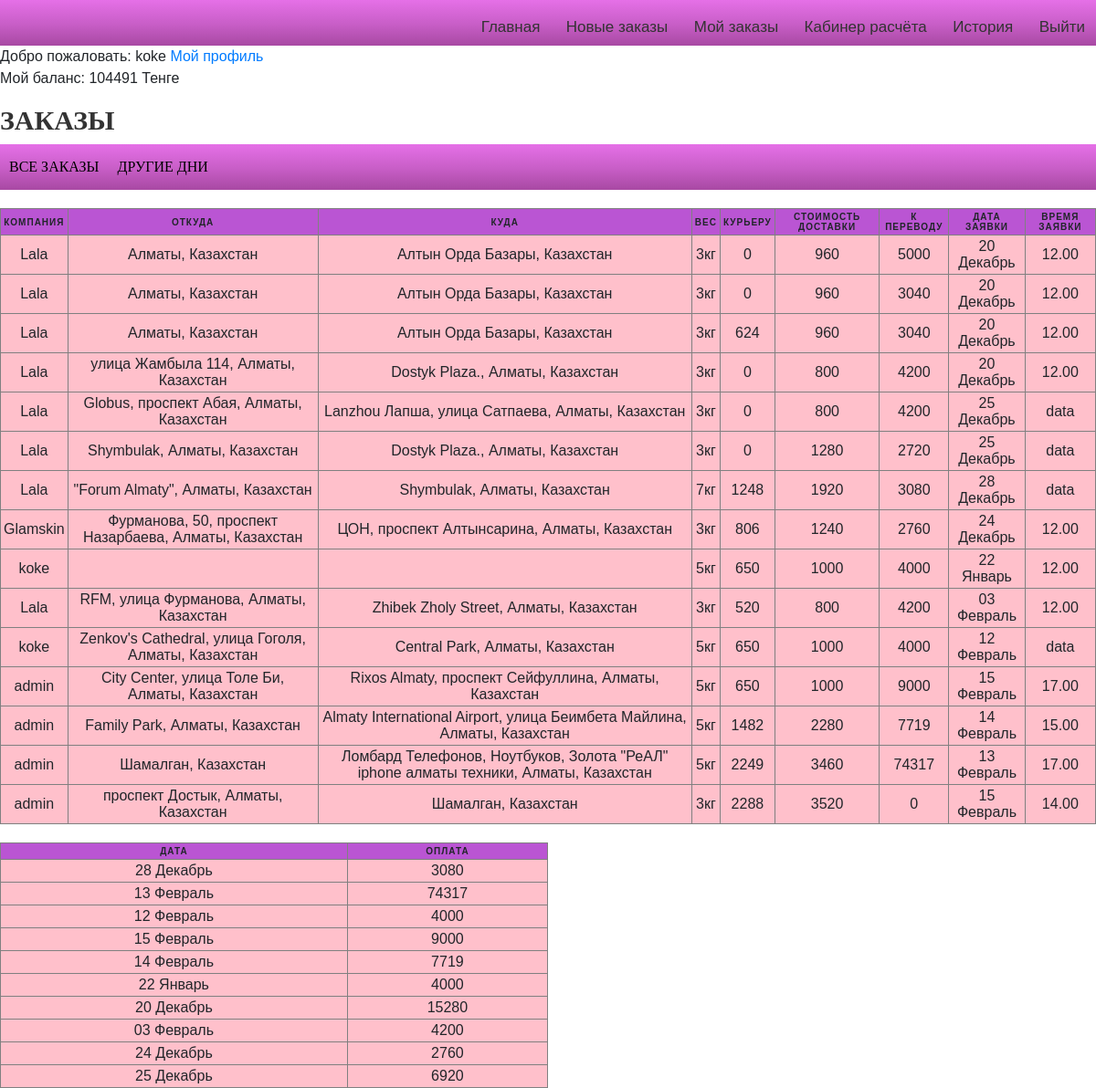
The page /curiers/private_curier_raschet/all (signed in) on the database its author committed.
### curier/models.py (models this page shows)
class Curier(models.Model):
	user = models.OneToOneField(settings.AUTH_USER_MODEL, on_delete=models.CASCADE,related_name="mycurier")
	date_of_birth=models.DateField(blank=True, null=True)
	photo =models.ImageField(upload_to='curiers/%y/%m/%d', blank=True)
	experience=models.IntegerField(blank=True, null=True)
	phone = models.IntegerField(null=False, blank=False)
	is_available=models.BooleanField(default=False)
	balance = models.DecimalField(decimal_places=0,max_digits=1000,default=0)

### Lallog/models.py (models this page shows, shortened)
class TestOrder(models.Model):
	client=models.ForeignKey(settings.AUTH_USER_MODEL,on_delete=models.CASCADE)
	marshrut=models.CharField(max_length=200)
	ves=models.DecimalField(decimal_places=0,max_digits=1000,default=10)
	from_address=models.CharField(max_length=200)
	from_phone=models.CharField(max_length=200)
	from_comment=models.CharField(max_length=200)
	to=models.CharField(max_length=200)
	to_phone=models.CharField(max_length=200)
	to_date=models.CharField(max_length=200)
	to_date_until=models.CharField(max_length=200)
	to_comment=models.CharField(max_length=200)
	distance=models.DecimalField(decimal_places=0,max_digits=1000,default=10)
	itog=models.DecimalField(decimal_places=0,max_digits=1000,default=10)
	curier = models.ForeignKey(Curier,on_delete=models.CASCADE,default=None,related_name="choiced_curier",blank=True,null=True)
	nal=models.DecimalField(decimal_places=0,max_digits=1000,default=0)
	raschet=models.DecimalField(decimal_places=0,max_digits=1000,default=0)
	status = models.CharField(max_length=200,default="Ожидание")
	curier_money = models.DecimalField(decimal_places=0,max_digits=1000,default=0)
	__original_curier = None
	def __init__(self,*args,**kwargs):
		print("Object was created")
		super(TestOrder,self).__init__(*args,**kwargs)
		self.__origin_curier = self.curier

### curier/views.py (the view)
# urls.py: path("private_curier_raschet/<str:day>",views.rashet_view,name="curier_rashet"),
def rashet_view(request,day):
	curier = request.user.mycurier
	orders_completed=None
	alldaysorders=curier.choiced_curier.all().filter(status="Доставлен")
	if day=="all":
	    orders_completed = curier.choiced_curier.all().filter(status="Доставлен")
	else:
	    orders_completed = curier.choiced_curier.all().filter(status="Доставлен",to_date=day)
	mydata = list(orders_completed.values_list("to_date"))
	mydata1 = list(alldaysorders.values_list("to_date"))
	alldays=[]
	for i in mydata1:
	    alldays.append(i[0])
	alldays = set(alldays)
	days=[]
	for i in mydata:
	    days.append(i[0])
	days=set(days)
	analyze=[]
	for i in days:
	    order = orders_completed.filter(to_date=i)
	    sumi=0
	    for j in order:
	        sumi+=j.raschet
	    temp={
	    "day":i,
	    "sum":int(sumi)
	    }
	    analyze.append(temp)
	print(analyze)
	ctx={
		"orders_completed":orders_completed,
		"analyze":analyze,
		"alldays":alldays,
	}
	return render(request,"curiers/raschet.html",context=ctx)

### curier/templates/curiers/raschet.html (shortened to what this page needs)
{%extends 'curiers/base_curier.html' %} {%load static%} {%block title%} Личный кабиент Курьера 2{%endblock%} {%block content%}
<a href="{% url 'edit'%}">Мой профиль</a>
<p>Мой баланс: {{request.user.mycurier.balance}} Тенге</p>
<h2>Заказы</h2>
<nav class="raschet_kur" >
<ul >
    <li ><a href="{% url 'curier_rashet' day='all'%}">Все заказы</a></li>
    <li><a href="#">Другие дни</a>
    </li>
</ul>
</nav>
<div class="spisok">
<table  border="1" id="table_empty">
    <thead >
        <tr style="background-color: #BA55D3">
            <th>Компания</th>
            <th>Откуда</th>
            <th>Куда</th>
            <th>Вес</th>
            <th>Курьеру</th>
            <th>Стоимость доставки</th>
            <th>К переводу</th>
            <th>Дата заявки</th>
            <th>Время заявки</th>
        </tr>
    </thead>
    {%for i in orders_completed%}
    <tr >
        <td data-label="Компания">{{i.client}}</td>
        <td data-label="Откуда">{{i.from_address}}</td>
        <td data-label="Куда">{{i.to}}</td>
        <td data-label="Вес">{{i.ves}}кг</td>
        <td data-label="Курьеру">{{i.curier_money}}</td>
        <td data-label="Доставка">{{i.itog}}</td>
        <td data-label="К переводу">{{i.raschet}}</td>
        <td data-label="Дата">{{i.to_date}}</td>
        <td data-label="Ограничения">{{i.to_date_until}}</td>
    </tr>
    {%endfor%}
</table>
</div>
<div class="go_go_raschet">
<table  class="go_go" style="max-width: 600px; "  border="1" id="table_empty">
    <thead>
    <tr style="background-color: #BA55D3">
        <th>Дата</th>
        <th>Оплата</th>
    </tr>
    </thead>
    {%for i in analyze%}
    <tr style="">
        <td data-label="Дата">{{i.day}}</td>
        <td data-label="Оплата">{{i.sum}}</td>
    </tr>
    {%endfor%}
</table>
</div>
{%endblock content%}

### curier/templates/curiers/base_curier.html (shortened to what this page needs)
{% load static %}
<html lang="en">
<head>
    <link rel="stylesheet" href="https://use.fontawesome.com/releases/v5.8.2/css/all.css">
    <link rel="stylesheet" href="https://stackpath.bootstrapcdn.com/bootstrap/4.3.1/css/bootstrap.min.css">
    <link href="{% static 'css/style.css' %}" rel="stylesheet" />
</head>
<body>
    <div class="menu">
        <div class="links">
            {%if user.is_authenticated%}
            <a class="menu-item" href="{% url 'Home' %}">Главная</a>
            <a class="menu-item" href="{% url 'private_сurier2' %}">Новые заказы</a>
            <a class="menu-item" href="{% url 'private_сurier' %}">Мой заказы</a>
            <a class="menu-item" href="{% url 'curier_rashet' day='all'%}">Кабинер расчёта</a>
            <a class="menu-item" href="{% url 'curier_history' %}">История</a>
            <a class="menu-item" href="{% url 'user_logout' %}">Выйти</a> {%else%}
            <a class="menu-item" href="{% url 'user_login' %}">Авторизация</a> {%endif%}
        </div>
    </div>
    {%if user.is_authenticated%} Добро пожаловать: {{ user.username}} {%endif%} {%block content%} {%endblock content%}
</body>
</html>

### Lallog/static/css/style.css (style rules this page uses)
* { padding: 0; margin: 0; }
div { box-sizing: border-box; }
.raschet_kur { width: 100%; margin: 0 auto; }
.raschet_kur:before { content: ''; display: block; height: 50px; width: 100%; background: #e570e7; background: -moz-linear-gradient(top, #e570e7 0%, #c85ec7 53%, #a849a3 100%); background: -webkit-linear-gradient(top, #e570e7 0%,#c85ec7 53%,#a849a3 100%); background: linear-gradient(to bottom, #e570e7 0%,#c85ec7 53%,#a849a3 100%); filter: progid:DXImageTransform.Microsoft.gradient( startColorstr='#e570e7', endColorstr='#a849a3',GradientType=0 ); position: absolute; left:0; z-index: -1; }
.raschet_kur ul { margin: 0; padding: 0; list-style: none; height: 50px; }
.raschet_kur > ul { display: flex; justify-content: left; }
.raschet_kur ul li a { font-family: "Open+Sans"; color: black; display: block; height: 50px; padding: 0 10px; text-transform: uppercase; text-decoration: none; line-height: 50px; }
.spisok { margin-top: 20px; }
.go_go_raschet { margin-top: 20px; }
#table_empty { background-color: #FFC0CB; }
table { width: 100%; margin:0; padding:0; border-collapse: collapse; border-spacing: 0; }
table tr { padding: 3px; }
table th, table td { padding: 3px; text-align: center; }
table th { text-transform: uppercase; font-size: 10px; letter-spacing: 1px; }
body { font-family: sans-serif; }
.menu { text-align: right; background: #e570e7; background: -moz-linear-gradient(top, #e570e7 0%, #c85ec7 53%, #a849a3 100%); background: -webkit-linear-gradient(top, #e570e7 0%,#c85ec7 53%,#a849a3 100%); background: linear-gradient(to bottom, #e570e7 0%,#c85ec7 53%,#a849a3 100%); filter: progid:DXImageTransform.Microsoft.gradient( startColorstr='#e570e7', endColorstr='#a849a3',GradientType=0 ); height: 50px; }
.menu-item { display: inline-block; color:#333; font-size: 17px; line-height: 30px; padding: 15px 12px; text-decoration: none; }
h2 { color: #333333; font-family: "Open+Sans"; font-size: 30px; font-weight: 700; text-transform: uppercase; margin-top: 10px; }

### rows shown on the page
TestOrder: client "Lala", from_address "Алматы, Казахстан", to "Алтын Орда Базары, Казахстан", ves "3", curier_money "0", itog "960", raschet "5000", to_date "20 Декабрь", to_date_until "12.00"
TestOrder: client "Lala", from_address "Алматы, Казахстан", to "Алтын Орда Базары, Казахстан", ves "3", curier_money "0", itog "960", raschet "3040", to_date "20 Декабрь", to_date_until "12.00"
TestOrder: client "Lala", from_address "Алматы, Казахстан", to "Алтын Орда Базары, Казахстан", ves "3", curier_money "624", itog "960", raschet "3040", to_date "20 Декабрь", to_date_until "12.00"
TestOrder: client "Lala", from_address "улица Жамбыла 114, Алматы, Казахстан", to "Dostyk Plaza., Алматы, Казахстан", ves "3", curier_money "0", itog "800", raschet "4200", to_date "20 Декабрь", to_date_until "12.00"
TestOrder: client "Lala", from_address "Globus, проспект Абая, Алматы, Казахстан", to "Lanzhou Лапша, улица Сатпаева, Алматы, Казахстан", ves "3", curier_money "0", itog "800", raschet "4200", to_date "25 Декабрь", to_date_until "data"
TestOrder: client "Lala", from_address "Shymbulak, Алматы, Казахстан", to "Dostyk Plaza., Алматы, Казахстан", ves "3", curier_money "0", itog "1280", raschet "2720", to_date "25 Декабрь", to_date_until "data"
TestOrder: client "Lala", from_address "\"Forum Almaty\", Алматы, Казахстан", to "Shymbulak, Алматы, Казахстан", ves "7", curier_money "1248", itog "1920", raschet "3080", to_date "28 Декабрь", to_date_until "data", day "28 Декабрь", sum "3080"
TestOrder: client "Glamskin", from_address "Фурманова, 50, проспект Назарбаева, Алматы, Казахстан", to "ЦОН, проспект Алтынсарина, Алматы, Казахстан", ves "3", curier_money "806", itog "1240", raschet "2760", to_date "24 Декабрь", to_date_until "12.00", day "24 Декабрь", sum "2760"
TestOrder: client "koke", ves "5", curier_money "650", itog "1000", raschet "4000", to_date "22 Январь", to_date_until "12.00", day "22 Январь", sum "4000"
TestOrder: client "Lala", from_address "RFM, улица Фурманова, Алматы, Казахстан", to "Zhibek Zholy Street, Алматы, Казахстан", ves "3", curier_money "520", itog "800", raschet "4200", to_date "03 Февраль", to_date_until "12.00", day "03 Февраль", sum "4200"
TestOrder: client "koke", from_address "Zenkov's Cathedral, улица Гоголя, Алматы, Казахстан", to "Central Park, Алматы, Казахстан", ves "5", curier_money "650", itog "1000", raschet "4000", to_date "12 Февраль", to_date_until "data", day "12 Февраль", sum "4000"
TestOrder: client "admin", from_address "City Center, улица Толе Би, Алматы, Казахстан", to "Rixos Almaty, проспект Сейфуллина, Алматы, Казахстан", ves "5", curier_money "650", itog "1000", raschet "9000", to_date "15 Февраль", to_date_until "17.00", day "15 Февраль", sum "9000"
TestOrder: client "admin", from_address "Family Park, Алматы, Казахстан", to "Almaty International Airport, улица Беимбета Майлина, Алматы, Казахстан", ves "5", curier_money "1482", itog "2280", raschet "7719", to_date "14 Февраль", to_date_until "15.00", day "14 Февраль", sum "7719"
TestOrder: client "admin", from_address "Шамалган, Казахстан", to "Ломбард Телефонов, Ноутбуков, Золота \"РеАЛ\" iphone алматы техники, Алматы, Казахстан", ves "5", curier_money "2249", itog "3460", raschet "74317", to_date "13 Февраль", to_date_until "17.00", day "13 Февраль", sum "74317"
TestOrder: client "admin", from_address "проспект Достык, Алматы, Казахстан", to "Шамалган, Казахстан", ves "3", curier_money "2288", itog "3520", raschet "0", to_date "15 Февраль", to_date_until "14.00"

### other values the page prints
{{ user.username }} "koke"
{{ request.user.mycurier.balance }} "104491"
{{ i.day }} "20 Декабрь" "25 Декабрь"
{{ i.sum }} "15280" "6920"
